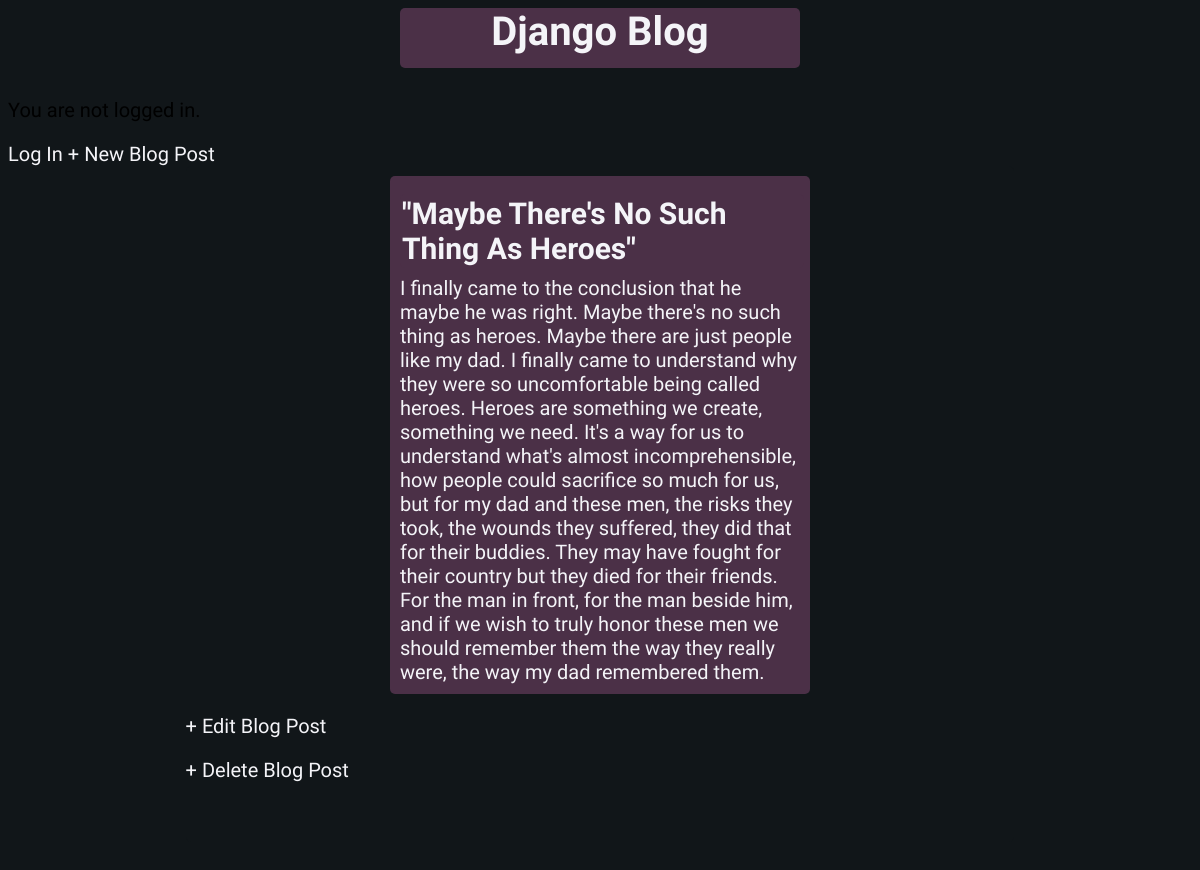
Page /post/6/ on the committed database.
### blog/models.py (models this page shows, shortened)
class Post(models.Model):
    title = models.CharField(max_length=200) #charfield is for smaller titles like name ex: title of the blog
    author = models.ForeignKey( #foreign key is a key share in two table that might be named differantly
        'auth.User',
        on_delete=models.CASCADE,
    )
    body = models.TextField()
    smallbody = str(body)[0:200]

### blog/views.py (the view)
# urls.py: path('post/<int:pk>/', BlogDetailView.as_view(), name='post_detail'),
class BlogDetailView(DetailView):
    model =Post
    template_name = 'post_detail.html'

### templates/post_detail.html
{% extends 'base.html' %}
{% block content %}
    <div class="post-entry">
        <h2>{{ post.title }}</h2>
        <p>{{ post.body }}</p>
    </div>
    <p><a href="{% url 'post_edit' post.pk %}">+ Edit Blog Post</a></p>
    <p><a href="{% url 'post_delete' post.pk %}">+ Delete Blog Post</a></p>
{% endblock content %}

### blog/static/css/base.css (style rules this page uses)
body { font-family: 'Source Sans Pro', sans-serif; font-size: 20px; background-color: #111619; padding-bottom: 20px; }
header h1, a { color: #F4F4F8; text-decoration: none; text-align: center; }
.post-entry { background-color: #898F9C; margin-left: auto; margin-right: auto; padding: 20px; color: #F4F4F8; }
.post-entry h2 { margin: 0.5rem 0; }
.post-entry, h2 { background-color: #4B3047; width: 400px; border-radius: 5px; padding: 10px; }
.post-entry p { margin: 0; font-weight: 400; }
h2 { padding: 2px; }

### rows in the picture
Post: title "\"Maybe There's No Such Thing As Heroes\"", body "I finally came to the conclusion that he maybe he was right. Maybe there's no such thing as heroes. Maybe there are just people like my dad. I finally came to understand why they were so uncomfortable being called heroes. Heroes are something we create, something we need. It's a way for us to understand what's almost incomprehensible, how people could sacrifice so much for us, but for my dad and these men, the risks they took, the wounds they suffered, they did that for their buddies. They may have fought for their country but they died for their friends. For the man in front, for the man beside him, and if we wish to truly honor these men we should remember them the way they really were,…"
